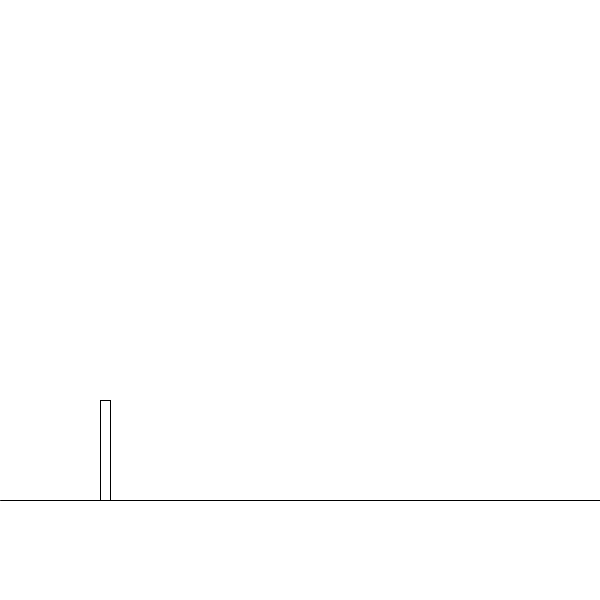
Frame 1 (no input)
Frame 60 (the mouse pressed at the canvas centre just before this capture): identical to frame 1, image omitted
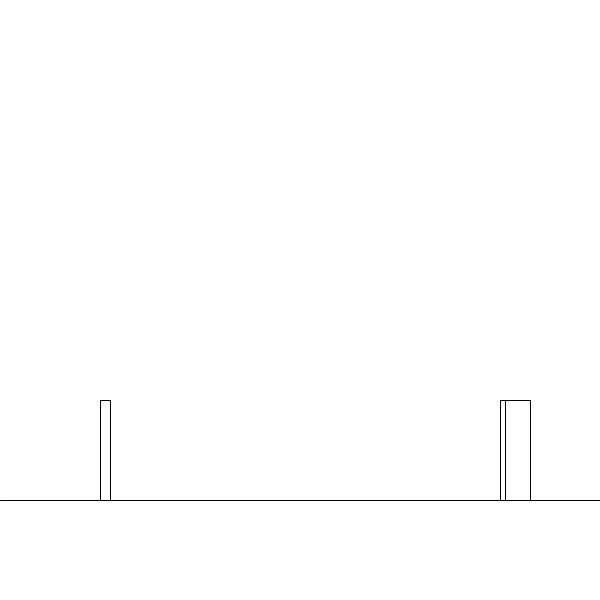
Frame 120 (the mouse held since frame 60 and released just before this capture)

The Processing sketch that drew these frames (run headless with seeded random() and noise(); from frame 60 on, the mouse is pressed at the canvas centre):

// Processing sketch: chrome_offline
// ── chrome_offline.pde
World world;
float groundHeight, dudex, dudeHeight, dudeWidth;

void setup(){
  size(600, 600);
  world = new World();
  groundHeight = 100;
  dudex = 100;
  dudeHeight = 100;
  dudeWidth = 10;
}

void draw(){
  //show world
  background(255);
  world.update();
  stroke(0);
  line(0, height-groundHeight, width, height-groundHeight);
  rect(dudex, height-groundHeight-dudeHeight-world.dude.y, dudeWidth, dudeHeight);
  for(Obstacle obstacle: world.obstacles){
    rect(dudex+obstacle.position, height-groundHeight-obstacle.h, obstacle.w, obstacle.h);
  }
  if(frameCount % 60 == 1){
    world.obstacles.add(new Obstacle(25, 100, 1000));
  }
}

void keyPressed(){
  if(key == ' '){
    world.dude.jump();
  }
}
// ── DudeClass.pde
float g = 1.65;
//float k = 12.3;
float k = 14;
class Dude{
  float y, v;
  boolean inAir;
  Dude(){
    y = 0;
    v = 0;
    inAir = false;
  }
  
  void update(){
    if(inAir){
      y += v;
      v -= g;
      if(y < 0){
       y = 0;
       inAir = false;
      }
    }
  }
  
  void jump(){
    v = k*g;
    inAir = true;
  }
}
// ── ObstacleClass.pde
class Obstacle{
  float w, h, position;
  Obstacle(float w, float h, float position){
    this.w = w;
    this.h = h;
    this.position = position;
  }
}
// ── WorldClass.pde
class World {
  float position, speed;
  Dude dude;
  ArrayList<Obstacle> obstacles;
  World() {
    position = 0;
    speed = 5;
    obstacles = new ArrayList<Obstacle>();
    obstacles.add(new Obstacle(25, 100, 1000));
    dude = new Dude();
  }
  void update() {
    for (int i = obstacles.size()-1; i >= 0; i--) {
      Obstacle obstacle = obstacles.get(i);
      obstacle.position -= speed;
      if (obstacle.position < -1*(dudex+obstacle.w)) {
        obstacles.remove(i);
      }
    }
    dude.update();
    //check hitboxes
    for (Obstacle obstacle : obstacles) {
      PVector ddl = new PVector(0,dude.y);
      PVector ddr = new PVector(dudeWidth, dude.y);
      PVector oul = new PVector(obstacle.position, obstacle.h);
      PVector odr = new PVector(obstacle.position+obstacle.w, 0);
      if((ddr.x >= oul.x && ddr.x <= odr.x) || (ddl.x >= oul.x && ddl.x <= odr.x)){//dude horizontally overlapping obstacle
        if(ddr.y <= oul.y && ddr.y >= odr.y){
          println("hit");
        }
      }
    }
  }
}
